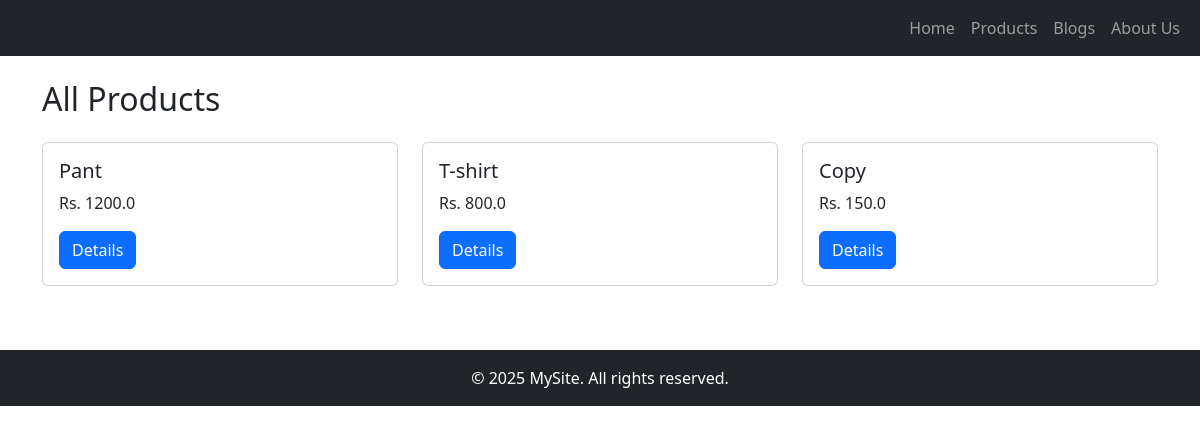
Before: /products/ with the older database file.
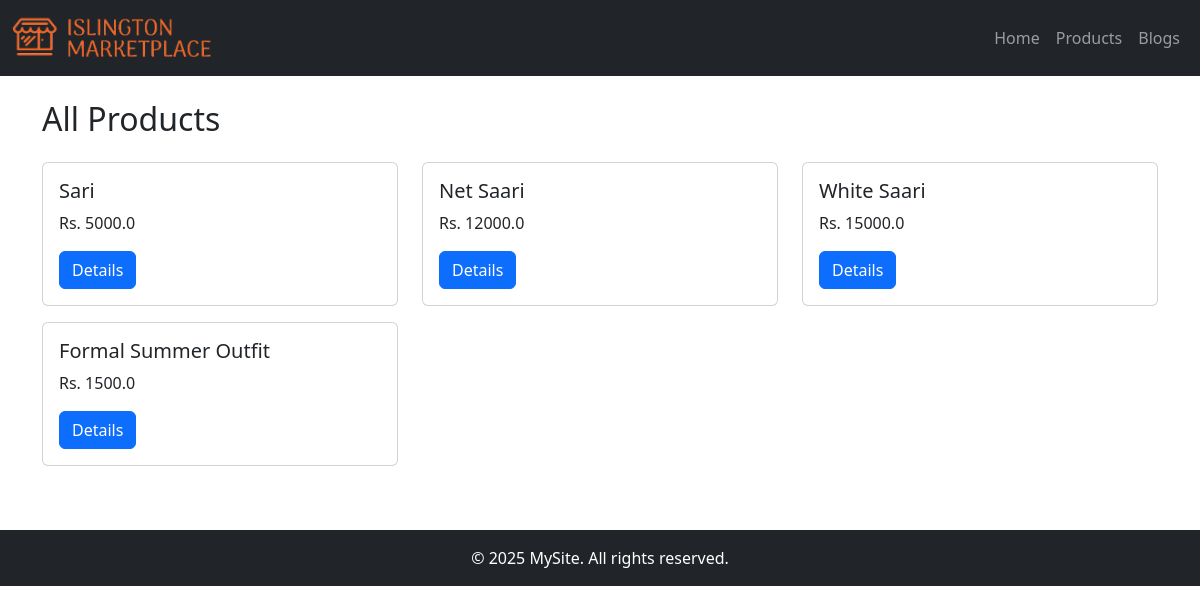
After: the same page with the newer database file.
### pages/models.py (models this page shows, shortened)
class Page(models.Model):
    title = models.CharField(max_length=100)
    slug = models.SlugField(unique=True)
    content = models. TextField()
    created_at = models. DateTimeField(auto_now_add=True)

### products/models.py (models this page shows, shortened)
class Product(models.Model):
    name = models.CharField(max_length=100)
    price = models.FloatField()
    slug = models.SlugField(blank=True, null=True)
    description = models.TextField()
    stock = models.IntegerField(default=1)
    status = models.BooleanField(default=0)
    category = models.ForeignKey(Category, on_delete=models.CASCADE)
    created_at = models.DateTimeField(default=timezone.now)
    product_image = models.ImageField(upload_to='photos/products', blank=True)

### sitesetting/models.py (models this page shows, shortened)
class SiteSetting(models.Model):
    site_title = models.CharField(max_length=200, default="MarketPlace")
    meta_description = models.TextField(blank=True, null=True)
    meta_keywords = models.CharField(max_length=255, blank=True, null=True)
    logo = models.ImageField(upload_to="photos/logos/", blank=True, null=True)
    favicon = models.ImageField(upload_to="photos/favicons/", blank=True, null=True)
    class Meta:
        verbose_name = "Site Setting"
        verbose_name_plural = "Site Setting"

### products/views.py (the view)
# urls.py: path('products/', include('products.urls')), #includes the urls of products app
def products(request):
   all_products = Product.objects.all()
   return render(request, 'products/products1.html', {'products': all_products})

### pages/context_processors.py (called while the page is built)
def pages_links(request):
    pages = Page.objects.all()
    return {'pages': pages}

### sitesetting/context_processors.py (called while the page is built)
def site_settings(request):
    setting = SiteSetting.objects.first()
    return {'site_setting': setting}

### templates copy/products/products1.html
{% extends 'master/base1.html' %}
{% block content %}
<h2 class="mb-4">All Products</h2>
<div class="row">
  {% for product in products %}
    <div class="col-md-4 mb-3">
      <div class="card">
        <div class="card-body">
          <h5 class="card-title">{{ product.name }}</h5>
          <p class="card-text">Rs. {{ product.price }}</p>
          <a href="{% url 'product_detail' product.pk %}" class="btn btn-primary">Details</a>
        </div>
      </div>
    </div>
  {% endfor %}
</div>
{% endblock %}

### templates copy/includes/header1.html (shortened to what this page needs)
{% load static %}
<nav class="navbar navbar-expand-lg navbar-dark bg-dark">
  <div class="container-fluid">
    <a class="navbar-brand" href="{% url 'home' %}">
      {% if site_setting.logo %}
        <img src="{{ site_setting.logo.url }}" alt="logo"
        style="max-height: 50px; width: auto;" class="d-inline-block align-middle">
      {% endif %}
    </a>
    <div class="collapse navbar-collapse" id="navbarNav">
      <ul class="navbar-nav ms-auto">
        <li class="nav-item">
          <a class="nav-link" href="{% url 'home' %}">Home</a>
        </li>
        <li class="nav-item">
          <a class="nav-link" href="{% url 'products' %}">Products</a>
        </li>
        <li class="nav-item">
          <a class="nav-link" href="{% url 'blog_list' %}">Blogs</a>
        </li>
        {% for page in pages %}
        <li class="nav-item">
          <a class="nav-link" href="{% url 'page_detail' page.slug %}">{{ page.title }}</a>
        </li>
        {% endfor %}
      </ul>
    </div>
  </div>
</nav>

Changed rows visible on the page:
removed Page: title "About Us"
removed Product: name "Pant", price "1200.0"
removed Product: name "T-shirt", price "800.0"
removed Product: name "Copy", price "150.0"
added SiteSetting: logo (picture)
added Product: name "Sari", price "5000.0"
added Product: name "Net Saari", price "12000.0"
added Product: name "White Saari", price "15000.0"
added Product: name "Formal Summer Outfit", price "1500.0"
